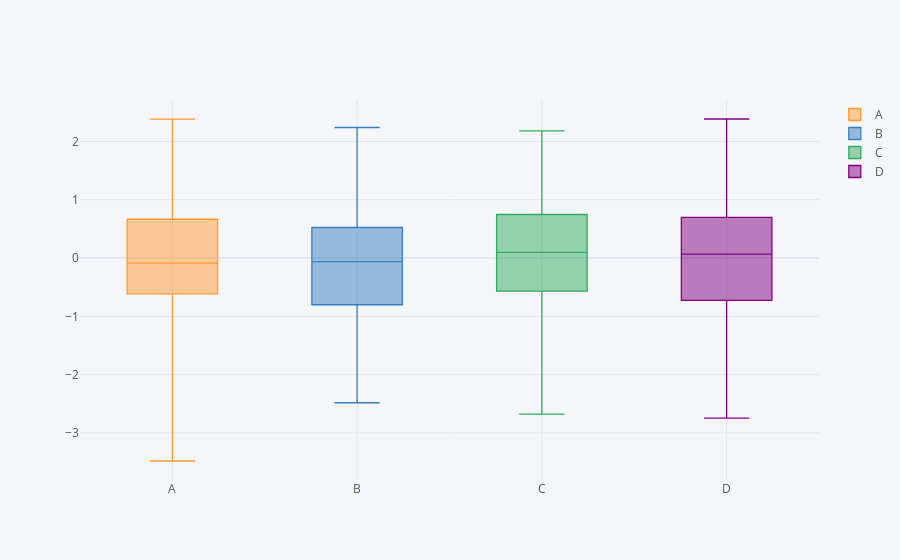

Notebook cell for this chart:
### Code cell
df.iplot(kind='box', mode='markers')
